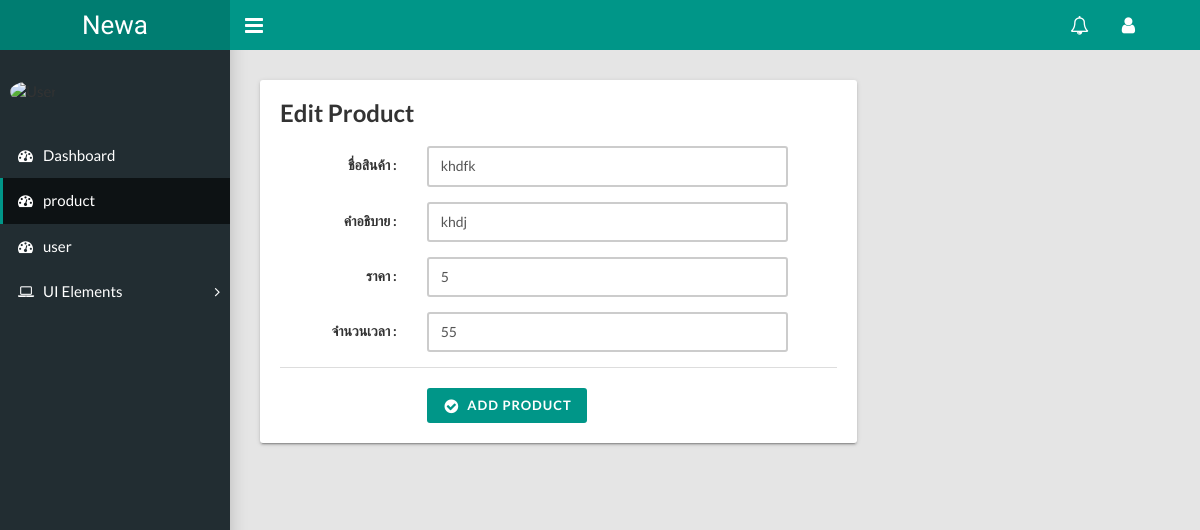
Screenshot of /dashboard/product.php?source=product_edit&id=1 with the database file from the repository.
### tables this page shows
CREATE TABLE IF NOT EXISTS `product` (
  `product_id` int(3) NOT NULL,
  `product_name` varchar(255) NOT NULL,
  `product_detail` varchar(255) NOT NULL,
  `product_price` int(10) NOT NULL,
  `product_quantity` int(10) NOT NULL
);

### dashboard/include/product_edit.php (the view, shortened to what this page needs)
<?php
  if (isset($_POST["btnEdit"])) {
    $pid = $_POST["pid"];
    $pname = $_POST["pname"];
    $pprice = $_POST["pprice"];
    $pquantity = $_POST["pquantity"];
    $pdetail = $_POST["pdetail"];
    $sql = "update product set product_name='$pname', product_price='$pprice', product_quantity='$pquantity', product_detail='$pdetail' where product_id='$pid'";
    $result = mysqli_query($conn, $sql);
    if ($result) {
      echo "<script type='text/javascript'>";
      echo "alert('แก้ไขสินค้าสำเร็จ');";
      echo "window.location='product.php';";
      echo "</script>";
    }else{
      echo "<font color='red'>SQL Error</font><hr>";
    }
  }else{
    $product_id = $_GET["id"];
    $sql = "select * from product where product_id='$product_id'";
    $result = mysqli_query($conn, $sql);
    if (mysqli_num_rows($result) > 0) {
      $row = mysqli_fetch_array($result);
      $pname = $row["product_name"];
      $pquantity = $row["product_quantity"];
      $pdetail = $row["product_detail"];
      $pprice = $row["product_price"];
    }else{
      $pid = "";
      $pname = "";
      $pquantity = "";
      $pdetail = "";
      $pprice = "";
    }
  }
?>
<div class="row">
  <div class="col-md-8">
    <div class="card">
      <h3 class="card-title">Edit Product</h3>
      <div class="card-body">
        <form action="" method="post" class="form-horizontal">
          <div class="form-group">
            <label class="control-label col-md-3">ชื่อสินค้า :</label>
            <div class="col-md-8">
              <input class="form-control" name="pname" value="<?php echo "$pname"; ?>" type="text">
            </div>
          </div>
          <div class="form-group">
            <label class="control-label col-md-3">คำอธิบาย :</label>
            <div class="col-md-8">
              <input class="form-control col-md-8" name="pdetail" value="<?php echo "$pdetail"; ?>"  type="text">
            </div>
          </div>
          <div class="form-group">
            <label class="control-label col-md-3">ราคา :</label>
            <div class="col-md-8">
              <input class="form-control" name="pprice" value="<?php echo "$pprice"; ?>" type="text">
            </div>
          </div>
          <div class="form-group">
            <label class="control-label col-md-3">จำนวนเวลา :</label>
            <div class="col-md-8">
              <input class="form-control col-md-8" name="pquantity" value="<?php echo "$pquantity"; ?>" type="text">
            </div>
          </div>
          <div class="card-footer">
            <div class="row">
              <div class="col-md-8 col-md-offset-3">
                <button class="btn btn-primary icon-btn" type="submit" name="btnEdit" value="แก้ไขสินค้า"><i class="fa fa-fw fa-lg fa-check-circle"></i>Add Product</button>
              </div>
            </div>
          </div>
        </form>
      </div>
    </div>
  </div>
</div>

### rows the page displays
product: pname "khdfk", pdetail "khdj", pprice "5", pquantity "55"
